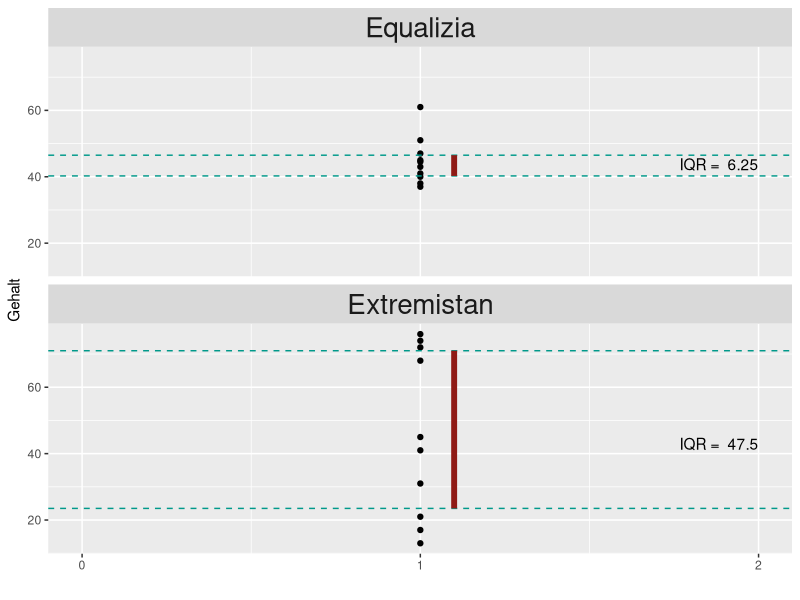

R code for this plot:
### intuition on the median

library(dplyr)
library(tidyr)
library(ggplot2)


Gehalt <- data.frame(
  Equalizia  = c(37, 38, 40, 41, 43, 44.5, 45, 47, 51, 61),
  Extremistan = c(13, 17, 21, 41, 45, 31, 68, 72, 74, 76)
)

median(Gehalt$Equalizia)
median(Gehalt$Extremistan)



Gehalt_long <- gather(Gehalt, key = Land, value = Gehalt)
Gehalt_long_count <- count(Gehalt_long, Land, Gehalt)


Gehalt_long %>%
  group_by(Land) %>%
  summarise(q1 = quantile(Gehalt, probs = .25),
            q3 = quantile(Gehalt, probs = .75),
            q2 = quantile(Gehalt, probs = .5)) -> Gehalt_quartile


IQR_plot <-
ggplot(Gehalt_long_count) +
  aes(y = Gehalt, x = n) +
  facet_wrap(~Land, ncol = 1) +
  geom_point() +
  geom_hline(data = Gehalt_quartile, aes(yintercept = q1), color = "#00998a", linetype = "dashed") +
  geom_hline(data = Gehalt_quartile, aes(yintercept = q3), color = "#00998a", linetype = "dashed") +
  scale_x_continuous(name = "", breaks = 0:2, limits = c(0,2)) +
  geom_segment(data = Gehalt_quartile, aes(y = q1, yend = q3, x = 1.1, xend = 1.1), color = "#8F1A15", size = 2) +
  geom_text(data = Gehalt_quartile, aes(label = paste("IQR = ", q3-q1), y = q2), x = 2, hjust = 1) +
  theme(strip.text = element_text(size=20))

IQR_plot

